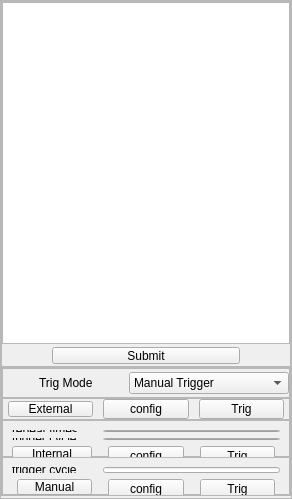
          <widget class="QFrame" name="frame_34">
           <property name="sizePolicy">
            <sizepolicy hsizetype="Expanding" vsizetype="Expanding">
             <horstretch>0</horstretch>
             <verstretch>0</verstretch>
            </sizepolicy>
           </property>
           <property name="minimumSize">
            <size>
             <width>292</width>
             <height>499</height>
            </size>
           </property>
           <property name="frameShape">
            <enum>QFrame::StyledPanel</enum>
           </property>
           <property name="frameShadow">
            <enum>QFrame::Raised</enum>
           </property>
           <layout class="QVBoxLayout" name="verticalLayout_7">
            <property name="spacing">
             <number>0</number>
            </property>
            <property name="leftMargin">
             <number>0</number>
            </property>
            <property name="topMargin">
             <number>0</number>
            </property>
            <property name="rightMargin">
             <number>0</number>
            </property>
            <property name="bottomMargin">
             <number>2</number>
            </property>
            <item>
             <widget class="QFrame" name="frame_35">
              <property name="minimumSize">
               <size>
                <width>0</width>
                <height>0</height>
               </size>
              </property>
              <property name="styleSheet">
               <string notr="true"/>
              </property>
              <property name="frameShape">
               <enum>QFrame::StyledPanel</enum>
              </property>
              <property name="frameShadow">
               <enum>QFrame::Raised</enum>
              </property>
              <layout class="QVBoxLayout" name="verticalLayout_5">
               <property name="spacing">
                <number>0</number>
               </property>
               <property name="leftMargin">
                <number>0</number>
               </property>
               <property name="topMargin">
                <number>0</number>
               </property>
               <property name="rightMargin">
                <number>0</number>
               </property>
               <property name="bottomMargin">
                <number>2</number>
               </property>
               <item>
                <widget class="QTextEdit" name="textEdit">
                 <property name="styleSheet">
                  <string notr="true">&lt;script src=&quot;https://cdnjs.cloudflare.com/ajax/libs/prism/1.17.1/prism.min.js&quot;&gt;&lt;/script&gt;

&lt;script src=&quot;https://cdnjs.cloudflare.com/ajax/libs/prism/1.17.1/components/prism-python.min.js&quot;&gt;&lt;/script&gt;

</string>
                 </property>
                </widget>
               </item>
               <item>
                <widget class="QPushButton" name="pushButton_4">
                 <property name="sizePolicy">
                  <sizepolicy hsizetype="Expanding" vsizetype="Fixed">
                   <horstretch>0</horstretch>
                   <verstretch>0</verstretch>
                  </sizepolicy>
                 </property>
                 <property name="minimumSize">
                  <size>
                   <width>0</width>
                   <height>20</height>
                  </size>
                 </property>
                 <property name="styleSheet">
                  <string notr="true">margin-right:50px;
margin-left:50px;
margin-top:3px;</string>
                 </property>
                 <property name="text">
                  <string>Submit</string>
                 </property>
                </widget>
               </item>
              </layout>
             </widget>
            </item>
            <item>
             <widget class="QFrame" name="frame_36">
              <property name="sizePolicy">
               <sizepolicy hsizetype="Expanding" vsizetype="Minimum">
                <horstretch>0</horstretch>
                <verstretch>0</verstretch>
               </sizepolicy>
              </property>
              <property name="minimumSize">
               <size>
                <width>200</width>
                <height>129</height>
               </size>
              </property>
              <property name="maximumSize">
               <size>
                <width>16777215</width>
                <height>129</height>
               </size>
              </property>
              <property name="frameShape">
               <enum>QFrame::StyledPanel</enum>
              </property>
              <property name="frameShadow">
               <enum>QFrame::Raised</enum>
              </property>
              <layout class="QVBoxLayout" name="verticalLayout_8">
               <property name="spacing">
                <number>0</number>
               </property>
               <property name="leftMargin">
                <number>0</number>
               </property>
               <property name="topMargin">
                <number>0</number>
               </property>
               <property name="rightMargin">
                <number>0</number>
               </property>
               <property name="bottomMargin">
                <number>0</number>
               </property>
               <item>
                <widget class="QFrame" name="frame_37">
                 <property name="sizePolicy">
                  <sizepolicy hsizetype="Expanding" vsizetype="Preferred">
                   <horstretch>0</horstretch>
                   <verstretch>0</verstretch>
                  </sizepolicy>
                 </property>
                 <property name="minimumSize">
                  <size>
                   <width>0</width>
                   <height>30</height>
                  </size>
                 </property>
                 <property name="maximumSize">
                  <size>
                   <width>16777215</width>
                   <height>30</height>
                  </size>
                 </property>
                 <property name="frameShape">
                  <enum>QFrame::StyledPanel</enum>
                 </property>
                 <property name="frameShadow">
                  <enum>QFrame::Raised</enum>
                 </property>
                 <layout class="QHBoxLayout" name="horizontalLayout_27">
                  <property name="spacing">
                   <number>0</number>
                  </property>
                  <property name="leftMargin">
                   <number>0</number>
                  </property>
                  <property name="topMargin">
                   <number>0</number>
                  </property>
                  <property name="rightMargin">
                   <number>0</number>
                  </property>
                  <property name="bottomMargin">
                   <number>0</number>
                  </property>
                  <item alignment="Qt::AlignHCenter">
                   <widget class="QLabel" name="label_12">
                    <property name="text">
                     <string>Trig Mode</string>
                    </property>
                   </widget>
                  </item>
                  <item>
                   <widget class="QComboBox" name="comboBox_2">
                    <property name="minimumSize">
                     <size>
                      <width>160</width>
                      <height>0</height>
                     </size>
                    </property>
                    <item>
                     <property name="text">
                      <string>Manual Trigger</string>
                     </property>
                    </item>
                    <item>
                     <property name="text">
                      <string>Internl Trigger</string>
                     </property>
                    </item>
                    <item>
                     <property name="text">
                      <string>Externl Trigger</string>
                     </property>
                    </item>
                   </widget>
                  </item>
                 </layout>
                </widget>
               </item>
               <item>
                <widget class="QWidget" name="widget" native="true">
                 <layout class="QVBoxLayout" name="verticalLayout_4">
                  <property name="spacing">
                   <number>0</number>
                  </property>
                  <property name="leftMargin">
                   <number>0</number>
                  </property>
                  <property name="topMargin">
                   <number>0</number>
                  </property>
                  <property name="rightMargin">
                   <number>0</number>
                  </property>
                  <property name="bottomMargin">
                   <number>0</number>
                  </property>
                  <item>
                   <layout class="QVBoxLayout" name="verticalLayout_3">
                    <item>
                     <widget class="QFrame" name="frame_2">
                      <property name="sizePolicy">
                       <sizepolicy hsizetype="Expanding" vsizetype="Expanding">
                        <horstretch>0</horstretch>
                        <verstretch>0</verstretch>
                       </sizepolicy>
                      </property>
                      <property name="minimumSize">
                       <size>
                        <width>0</width>
                        <height>0</height>
                       </size>
                      </property>
                      <property name="maximumSize">
                       <size>
                        <width>16777215</width>
                        <height>16777215</height>
                       </size>
                      </property>
                      <property name="styleSheet">
                       <string notr="true"/>
                      </property>
                      <property name="frameShape">
                       <enum>QFrame::StyledPanel</enum>
                      </property>
                      <property name="frameShadow">
                       <enum>QFrame::Raised</enum>
                      </property>
                      <layout class="QGridLayout" name="gridLayout_2">
                       <property name="leftMargin">
                        <number>0</number>
                       </property>
                       <property name="topMargin">
                        <number>0</number>
                       </property>
                       <property name="rightMargin">
                        <number>0</number>
                       </property>
                       <property name="bottomMargin">
                        <number>0</number>
                       </property>
                       <property name="spacing">
                        <number>0</number>
                       </property>
                       <item row="0" column="1">
                        <widget class="QPushButton" name="pushButton_2">
                         <property name="minimumSize">
                          <size>
                           <width>0</width>
                           <height>20</height>
                          </size>
                         </property>
                         <property name="styleSheet">
                          <string notr="true">margin-left:5px;
margin-right:5px;</string>
                         </property>
                         <property name="text">
                          <string>config</string>
                         </property>
                        </widget>
                       </item>
                       <item row="0" column="2">
                        <widget class="QPushButton" name="pushButton_3">
                         <property name="minimumSize">
                          <size>
                           <width>0</width>
                           <height>20</height>
                          </size>
                         </property>
                         <property name="styleSheet">
                          <string notr="true">margin-left:5px;
margin-right:5px;</string>
                         </property>
                         <property name="text">
                          <string>Trig</string>
                         </property>
                        </widget>
                       </item>
                       <item row="0" column="0">
                        <widget class="QPushButton" name="pushButton">
                         <property name="styleSheet">
                          <string notr="true">
margin-right:5px;
margin-left:5px;
</string>
                         </property>
                         <property name="text">
                          <string>External</string>
                         </property>
                        </widget>
                       </item>
                      </layout>
                     </widget>
                    </item>
                    <item>
                     <widget class="QFrame" name="frame_4">
                      <property name="enabled">
                       <bool>true</bool>
                      </property>
                      <property name="sizePolicy">
                       <sizepolicy hsizetype="Expanding" vsizetype="Expanding">
                        <horstretch>0</horstretch>
                        <verstretch>0</verstretch>
                       </sizepolicy>
                      </property>
                      <property name="minimumSize">
                       <size>
                        <width>0</width>
                        <height>0</height>
                       </size>
                      </property>
                      <property name="maximumSize">
                       <size>
                        <width>16777215</width>
                        <height>16777215</height>
                       </size>
                      </property>
                      <property name="styleSheet">
                       <string notr="true"/>
                      </property>
                      <property name="frameShape">
                       <enum>QFrame::StyledPanel</enum>
                      </property>
                      <property name="frameShadow">
                       <enum>QFrame::Raised</enum>
                      </property>
                      <layout class="QGridLayout" name="gridLayout_3">
                       <item row="1" column="0">
                        <widget class="QLabel" name="label_11">
                         <property name="styleSheet">
                          <string notr="true">font: 9pt &quot;Arial&quot;;</string>
                         </property>
                         <property name="text">
                          <string>trigger cycle</string>
                         </property>
                        </widget>
                       </item>
                       <item row="0" column="1" colspan="2">
                        <widget class="QLineEdit" name="repeat_times_2"/>
                       </item>
                       <item row="2" column="2">
                        <widget class="QPushButton" name="trig_2">
                         <property name="minimumSize">
                          <size>
                           <width>0</width>
                           <height>20</height>
                          </size>
                         </property>
                         <property name="styleSheet">
                          <string notr="true">margin-left:5px;
margin-right:5px;</string>
                         </property>
                         <property name="text">
                          <string>Trig</string>
                         </property>
                        </widget>
                       </item>
                       <item row="2" column="1">
                        <widget class="QPushButton" name="config">
                         <property name="minimumSize">
                          <size>
                           <width>0</width>
                           <height>20</height>
                          </size>
                         </property>
                         <property name="styleSheet">
                          <string notr="true">margin-left:5px;
margin-right:5px;</string>
                         </property>
                         <property name="text">
                          <string>config</string>
                         </property>
                        </widget>
                       </item>
                       <item row="1" column="1" colspan="2">
                        <widget class="QLineEdit" name="trigger_cycle"/>
                       </item>
                       <item row="2" column="0">
                        <widget class="QPushButton" name="internal">
                         <property name="minimumSize">
                          <size>
                           <width>0</width>
                           <height>16</height>
                          </size>
                         </property>
                         <property name="styleSheet">
                          <string notr="true">
margin-right:5px;</string>
                         </property>
                         <property name="text">
                          <string>Internal</string>
                         </property>
                        </widget>
                       </item>
                       <item row="0" column="0">
                        <widget class="QLabel" name="label_10">
                         <property name="styleSheet">
                          <string notr="true">font: 9pt &quot;Arial&quot;;</string>
                         </property>
                         <property name="text">
                          <string>repeat times</string>
                         </property>
                        </widget>
                       </item>
                      </layout>
                     </widget>
                    </item>
                    <item>
                     <widget class="QFrame" name="frame_38">
                      <property name="sizePolicy">
                       <sizepolicy hsizetype="Expanding" vsizetype="Preferred">
                        <horstretch>0</horstretch>
                        <verstretch>0</verstretch>
                       </sizepolicy>
                      </property>
                      <property name="minimumSize">
                       <size>
                        <width>0</width>
                        <height>0</height>
                       </size>
                      </property>
                      <property name="frameShape">
                       <enum>QFrame::StyledPanel</enum>
                      </property>
                      <property name="frameShadow">
                       <enum>QFrame::Raised</enum>
                      </property>
                      <layout class="QGridLayout" name="gridLayout_7">
                       <item row="1" column="2">
                        <widget class="QPushButton" name="Trig_2">
                         <property name="minimumSize">
                          <size>
                           <width>0</width>
                           <height>20</height>
                          </size>
                         </property>
                         <property name="styleSheet">
                          <string notr="true">margin-left:5px;
margin-right:5px;</string>
                         </property>
                         <property name="text">
                          <string>Trig</string>
                         </property>
                        </widget>
                       </item>
                       <item row="1" column="1">
                        <widget class="QPushButton" name="config_2">
                         <property name="minimumSize">
                          <size>
                           <width>0</width>
                           <height>20</height>
                          </size>
                         </property>
                         <property name="styleSheet">
                          <string notr="true">margin-left:5px;
margin-right:5px;</string>
                         </property>
                         <property name="text">
                          <string>config</string>
                         </property>
                        </widget>
                       </item>
                       <item row="0" column="0">
                        <widget class="QLabel" name="label_13">
                         <property name="minimumSize">
                          <size>
                           <width>76</width>
                           <height>0</height>
                          </size>
                         </property>
                         <property name="styleSheet">
                          <string notr="true">font: 9pt &quot;Arial&quot;;</string>
                         </property>
                         <property name="text">
                          <string>trigger cycle</string>
                         </property>
                        </widget>
                       </item>
                       <item row="1" column="0">
                        <widget class="QPushButton" name="Manual_2">
                         <property name="minimumSize">
                          <size>
                           <width>0</width>
                           <height>16</height>
                          </size>
                         </property>
                         <property name="styleSheet">
                          <string notr="true">;
margin-right:5px;
margin-left:5px;</string>
                         </property>
                         <property name="text">
                          <string>Manual</string>
                         </property>
                        </widget>
                       </item>
                       <item row="0" column="1" colspan="2">
                        <widget class="QLineEdit" name="lineEdit_2">
                         <property name="styleSheet">
                          <string notr="true">&lt;?xml version=&quot;1.0&quot; encoding=&quot;UTF-8&quot;?&gt;
&lt;ui version=&quot;4.0&quot;&gt;
 &lt;widget name=&quot;__qt_fake_top_level&quot;&gt;
  &lt;widget class=&quot;QLineEdit&quot; name=&quot;lineEdit&quot;&gt;
   &lt;property name=&quot;geometry&quot;&gt;
    &lt;rect&gt;
     &lt;x&gt;99&lt;/x&gt;
     &lt;y&gt;1&lt;/y&gt;
     &lt;width&gt;186&lt;/width&gt;
     &lt;height&gt;19&lt;/height&gt;
    &lt;/rect&gt;
   &lt;/property&gt;
   &lt;property name=&quot;styleSheet&quot;&gt;
    &lt;string notr=&quot;true&quot;&gt;margin-right:10px;&lt;/string&gt;
   &lt;/property&gt;
  &lt;/widget&gt;
 &lt;/widget&gt;
 &lt;resources/&gt;
&lt;/ui&gt;
</string>
                         </property>
                        </widget>
                       </item>
                      </layout>
                     </widget>
                    </item>
                   </layout>
                  </item>
                 </layout>
                </widget>
               </item>
              </layout>
             </widget>
            </item>
           </layout>
          </widget>
